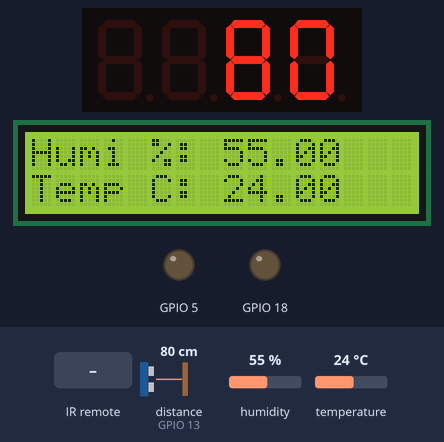
Simulated run of this sketch. Board: ESP32. Shown: 4-digit seven-segment display, 16×2 character LCD, output pins drawn as LEDs (lit = HIGH). Wiring (inferred from the names in the program): ultrasonic range finder: trigger GPIO 12; echo GPIO 13. Dashed ring = blinking. The inputs (shaded band) are chosen by the test bench; at power-on: distance to the obstacle (sensor on GPIO 13) 80 cm, humidity 55 %, temperature 24 °C. Pins used as bus, display or sensor lines are not drawn; what the sketch prints to the serial monitor is not drawn.

Above: at 5.3 s.
5.4 s: infrared code 0x4B received
At 5.55 s:
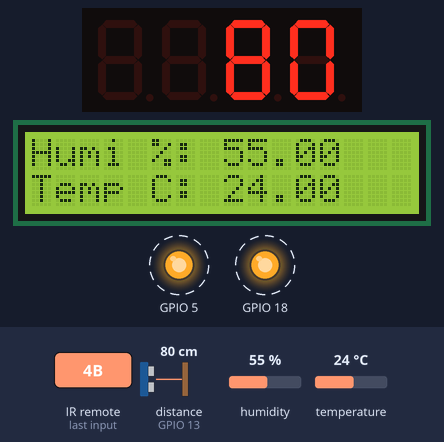
8.3 s: distance to the obstacle (sensor on GPIO 13) set to 22 cm
At 8.66 s:
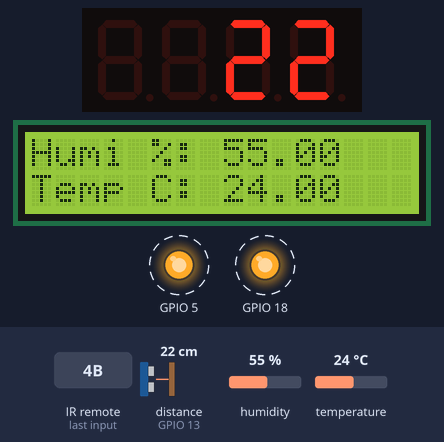
9.8 s: distance to the obstacle (sensor on GPIO 13) set to 18 cm
At 10.8 s:
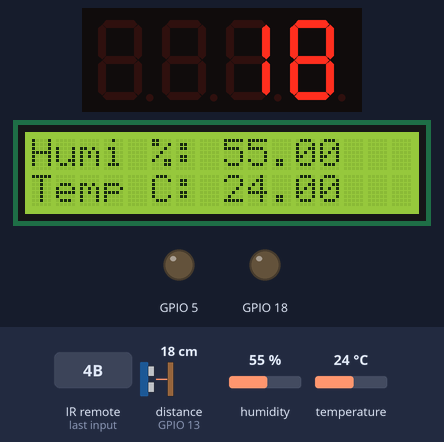
11.3 s: infrared code 0x48 received
At 11.8 s:
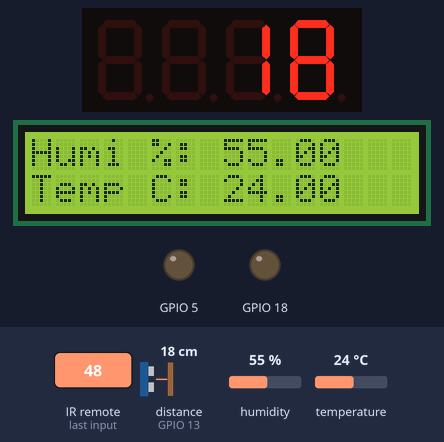
12.8 s: infrared code 0x4A received
At 14.0 s:
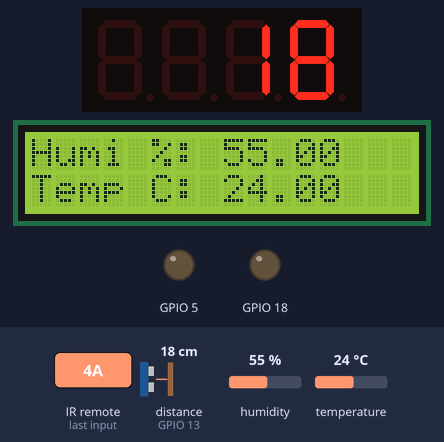
14.3 s: humidity set to 22 %
At 16.0 s:
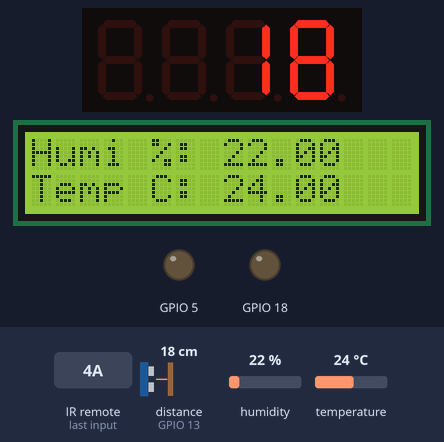
Timing chart, 0 to 17.5 s (numbered marks = the images above; inputs shaded):
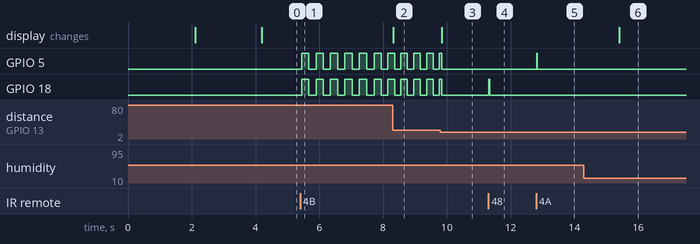

Measured:
- the behaviour switches between 20 and 19 cm on distance to the obstacle (sensor on GPIO 13) (found by bisection; images 2 and 3)
- after the input at 5.4 s, GPIO 5, GPIO 18: alternates HIGH for 0.23 s and LOW for 0.23 s, starting at once
- after the input at 8.3 s, the display: changes at once (image 2)
- after the input at 9.8 s, the display: changes at once (image 3)
- after the input at 11.3 s, GPIO 18: LOW → HIGH at once, → LOW 0.03 s later
- after the input at 12.8 s, GPIO 5: LOW → HIGH at once, → LOW 0.02 s later
- after the input at 14.3 s, the display: changes after 1.1 s (image 6)

The sketch:

Lab_ESP32_Experiments_WIFI.ino
```cpp
/*
   Point your web browser to http://192.168.4.1/
*/

#include <WiFi.h>
#include <WiFiClient.h>
#include <WiFiAP.h>
#include <WebServer.h>
#include <ArduinoJson.h>

#include "components.h"

// Set these to your desired credentials.
const char *ssid = "ESP32";
const char *password = "12345678";

WebServer server(80);

String json;
bool data_ready = false;

const char webpage[] PROGMEM = R"=====(
<!DOCTYPE html>
<html>
<head>
<meta name="viewport" content="width=device-width, initial-scale=1">
<style>
   html { font-family: Helvetica; display: inline-block; margin: 0px auto; text-align: center;}
   .button { background-color: #195B6A; border: none; color: white; padding: 3px 10px;
            width:150px; height: 30px;text-decoration: none; font-size: 18px; margin: 2px; cursor: pointer;}
</style>
</head>
<title>Small Car</title>
<body>
<h1 align=center>Small Car</h1>
<p><button class="button" onclick="send('Go')">Go</button></p>
<p><button class="button" onclick="send('Stop')">STOP</button></p>
<p><button class="button" onclick="send('Back')">BACK</button></p>
<p><button class="button" onclick="send('Left')">Turn Left</button></p>
<p><button class="button" onclick="send('Right')">Turn Right</button></p>
<p><button class="button" onclick="send('UpSpeed')">Speed Up</button></p>
<p><button class="button" onclick="send('DownSpeed')">Speed Down</button></p>
<div><h2>
  Distance(cm): <span id="distance_val">0</span><br>
  </h2>
  <h3>Left Speed:&nbsp<span id="left_speed_val">0</span>
      &nbspRight Speed:&nbsp<span id="right_speed_val">0</span><br>
  </h3>
  <h2> Motor State: <span id="state">NA</span> </h2>
</div>
<div>
  <h3>Temp:&nbsp<span id="temp_val">0</span>
      &nbspHumi:&nbsp<span id="humi_val">0</span><br>
  </h3>
</div>
<script>
function send(motor_cmd)
{
  var xhttp = new XMLHttpRequest();
  xhttp.onreadystatechange = function() {
    if (this.readyState == 4 && this.status == 200) {
      document.getElementById("state").innerHTML = this.responseText;
    }
  };
  xhttp.open("GET", "motor_set?state="+motor_cmd, true);
  xhttp.send();
}

setInterval(function()
{
  getData();
}, 1000);

function getData() {
  var xhttp = new XMLHttpRequest();
  xhttp.onreadystatechange = function() {
    if (this.readyState == 4 && this.status == 200) {
      var dataobj=JSON.parse(this.responseText);
      document.getElementById("distance_val").innerHTML = dataobj.distance;
      document.getElementById("left_speed_val").innerHTML = dataobj.left_speed;
      document.getElementById("right_speed_val").innerHTML = dataobj.right_speed;

      document.getElementById("temp_val").innerHTML = dataobj.temp;
      document.getElementById("humi_val").innerHTML = dataobj.humi;

    }
  };
  xhttp.open("GET", "data_read", true);
  xhttp.send();
}
</script>
</body>
</html>
)=====";

void handleRoot() {
  String s = webpage;
  server.send(200, "text/html", s);
}

void handleMotor() {
  String motor_cmd = server.arg("state");
  Serial.println(motor_cmd);
  server.send(200, "text/plane", motor_cmd);

  webclient_cmd(motor_cmd);
}

void handleSensor() {
  if (data_ready) {
    server.send(200, "text/json", json);
  } else {
    server.send(503, "text/plane", "none data");
  }
}

void webclient_cmd(String motor_cmd) {
  if (motor_cmd.compareTo("Go") == 0) {
    cur_dev_cmd = DEV_GO;
  } else if (motor_cmd.compareTo("Back") == 0) {
    cur_dev_cmd = DEV_BACK;
  } else if (motor_cmd.compareTo("Left") == 0) {
    cur_dev_cmd = DEV_LEFT;
  } else if (motor_cmd.compareTo("Right") == 0) {
    cur_dev_cmd = DEV_RIGHT;
  } else if (motor_cmd.compareTo("Stop") == 0) {
    cur_dev_cmd = DEV_STOP;
  } else if (motor_cmd.compareTo("UpSpeed") == 0) {
    cur_dev_cmd = DEV_UP;
  }
  if (motor_cmd.compareTo("DownSpeed") == 0) {
    cur_dev_cmd = DEV_DOWN;
  };
  do_action();
}


void setup() {
  Serial.begin(115200);

  setup_hardware();
  Serial.println();
  Serial.println("Configuring access point...");

  // You can remove the password parameter if you want the AP to be open.
  // a valid password must have more than 7 characters
  if (!WiFi.softAP(ssid, password)) {
    log_e("Soft AP creation failed.");
    while (1)
      ;
  }
  IPAddress myIP = WiFi.softAPIP();
  Serial.print("AP IP address: ");
  Serial.println(myIP);

  server.on("/", handleRoot);
  server.on("/motor_set", handleMotor);
  server.on("/data_read", handleSensor);
  server.begin();
  Serial.println("Server started");
}

void loop() {
  loop_hardware();

  json = "{";
  json += "\"distance\":" + String(distance, 10);
  json += ", \"left_speed\":" + String(10.0, 10);
  json += ", \"right_speed\":" + String(20.0, 10);
  //
  json += ", \"temp\":" + String(Temperature, 10);
  json += ", \"humi\":" + String(Humidity, 10);
  json += "}";
  data_ready = true;
  server.handleClient();
  delay(2);  //allow the cpu to switch to other tasks
}
```

PinDefinitionsAndMore.h
```cpp
// (licence header left out)
/*
 * Pin mapping table for different platforms
 *
 * Platform     IR input    IR output   Tone      Core/Pin schema
 * --------------------------------------------------------------
 * DEFAULT/AVR  2           3           4         Arduino
 * ATtinyX5     0|PB0       4|PB4       3|PB3     ATTinyCore
 * ATtiny167    3|PA3       2|PA2       7|PA7     ATTinyCore
 * ATtiny167    9|PA3       8|PA2       5|PA7     Digispark pro
 * ATtiny3217  18|PA1      19|PA2      20|PA3     MegaTinyCore
 * ATtiny1604   2           3|PA5       %
 * ATtiny816   14|PA1      16|PA3       1|PA5     MegaTinyCore
 * ATtiny1614   8|PA1      10|PA3       1|PA5     MegaTinyCore
 * SAMD21       3           4           5
 * ESP8266      14|D5       12|D6       %
 * ESP32        15          4           27
 * BluePill     PA6         PA7         PA3
 * APOLLO3      11          12          5
 * RP2040       3|GPIO15    4|GPIO16    5|GPIO17
 */
//#define _ACTION_MEASURE_TIMING // For debugging purposes.

#if defined(__AVR__)
#if defined(__AVR_ATtiny25__) || defined(__AVR_ATtiny45__) || defined(__AVR_ATtiny85__) // Digispark board
#include "ATtinySerialOut.hpp" // TX is at pin 2 - Available as Arduino library "ATtinySerialOut". Saves 700 bytes program memory and 70 bytes RAM for ATtinyCore
#define ACTION_RECEIVE_PIN  0
#define ACTION_SEND_PIN     4 // Pin 2 is serial output with ATtinySerialOut. Pin 1 is internal LED and Pin3 is USB+ with pullup on Digispark board.
#define TONE_PIN        3
#define _ACTION_TIMING_TEST_PIN 3

#  elif defined(__AVR_ATtiny87__) || defined(__AVR_ATtiny167__) // Digispark pro board
#include "ATtinySerialOut.hpp" // Available as Arduino library "ATtinySerialOut"
// For ATtiny167 Pins PB6 and PA3 are usable as interrupt source.
#  if defined(ARDUINO_AVR_DIGISPARKPRO)
#define ACTION_RECEIVE_PIN   9 // PA3 - on Digispark board labeled as pin 9
//#define ACTION_RECEIVE_PIN  14 // PB6 / INT0 is connected to USB+ on DigisparkPro boards
#define ACTION_SEND_PIN      8 // PA2 - on Digispark board labeled as pin 8
#define TONE_PIN         5 // PA7 - on Digispark board labeled as pin 5
#define _ACTION_TIMING_TEST_PIN 10 // PA4
#  else
#define ACTION_RECEIVE_PIN  3 // PA3 - on Digispark board labeled as pin 9
#define ACTION_SEND_PIN     2 // PA2 - on Digispark board labeled as pin 8
#define TONE_PIN        7 // PA7 - on Digispark board labeled as pin 5
#  endif

#  elif defined(__AVR_ATtiny88__) // MH-ET Tiny88 board
#include "ATtinySerialOut.hpp" // Available as Arduino library "ATtinySerialOut". Saves 128 bytes program memory
// Pin 6 is TX pin 7 is RX
#define ACTION_RECEIVE_PIN   3 // INT1
#define ACTION_SEND_PIN      4
#define TONE_PIN         9
#define _ACTION_TIMING_TEST_PIN 8

#  elif defined(__AVR_ATtiny1616__)  || defined(__AVR_ATtiny3216__) || defined(__AVR_ATtiny3217__) // Tiny Core Dev board
#define ACTION_RECEIVE_PIN  18
#define ACTION_SEND_PIN     19
#define TONE_PIN        20
#define APPLICATION_PIN  0 // PA4
#undef LED_BUILTIN         // No LED available on the TinyCore 32 board, take the one on the programming board which is connected to the DAC output
#define LED_BUILTIN      2 // PA6

#  elif defined(__AVR_ATtiny816__) // Tiny Core Micro
#define ACTION_RECEIVE_PIN  14 // PA1
#define ACTION_SEND_PIN     16 // PA3
#define TONE_PIN         1 // PA5
#define APPLICATION_PIN  0 // PA4
#undef LED_BUILTIN         // No LED available, take the one which is connected to the DAC output
#define LED_BUILTIN      4 // PB5

#  elif defined(__AVR_ATtiny1614__)
#define ACTION_RECEIVE_PIN   8 // PA1
#define ACTION_SEND_PIN     10 // PA3
#define TONE_PIN         1 // PA5
#define APPLICATION_PIN  0 // PA4

#  elif defined(__AVR_ATtiny1604__)
#define ACTION_RECEIVE_PIN   2 // To be compatible with interrupt example, pin 2 is chosen here.
#define ACTION_SEND_PIN      3
#define APPLICATION_PIN  5

#define tone(...) void()      // Define as void, since TCB0_INT_vect is also used by tone()
#define noTone(a) void()
#define TONE_PIN        42 // Dummy for examples using it

#  elif defined(__AVR_ATmega1284__) || defined(__AVR_ATmega1284P__) \
|| defined(__AVR_ATmega644__) || defined(__AVR_ATmega644P__) \
|| defined(__AVR_ATmega324P__) || defined(__AVR_ATmega324A__) \
|| defined(__AVR_ATmega324PA__) || defined(__AVR_ATmega164A__) \
|| defined(__AVR_ATmega164P__) || defined(__AVR_ATmega32__) \
|| defined(__AVR_ATmega16__) || defined(__AVR_ATmega8535__) \
|| defined(__AVR_ATmega64__) || defined(__AVR_ATmega128__) \
|| defined(__AVR_ATmega1281__) || defined(__AVR_ATmega2561__) \
|| defined(__AVR_ATmega8515__) || defined(__AVR_ATmega162__)
#define ACTION_RECEIVE_PIN      2
#define ACTION_SEND_PIN        13
#define TONE_PIN            4
#define APPLICATION_PIN     5
#define ALTERNATIVE_ACTION_FEEDDEV_BACK_LED_PIN 6 // E.g. used for examples which use LED_BUILDIN for example output.
#define _ACTION_TIMING_TEST_PIN 7

#  else // Default as for ATmega328 like on Uno, Nano, Leonardo, Teensy 2.0 etc.
#define ACTION_RECEIVE_PIN      2 // To be compatible with interrupt example, pin 2 is chosen here.
#define ACTION_SEND_PIN         3
#define TONE_PIN            4
#define APPLICATION_PIN     5
#define ALTERNATIVE_ACTION_FEEDDEV_BACK_LED_PIN 6 // E.g. used for examples which use LED_BUILDIN for example output.
#define _ACTION_TIMING_TEST_PIN 7

#    if defined(ARDUINO_AVR_PROMICRO) // Sparkfun Pro Micro is __AVR_ATmega32U4__ but has different external circuit
// We have no built in LED at pin 13 -> reuse RX LED
#undef LED_BUILTIN
#define LED_BUILTIN         LED_BUILTIN_RX
#    endif
#  endif // defined(__AVR_ATtiny25__)...

#elif defined(ESP8266)
#define FEEDDEV_BACK_LED_IS_ACTIVE_LOW // The LED on my board (D4) is active LOW
#define ACTION_RECEIVE_PIN          14 // D5
#define ACTION_SEND_PIN             12 // D6 - D4/pin 2 is internal LED
#define _ACTION_TIMING_TEST_PIN      2 // D4
#define APPLICATION_PIN         13 // D7

#define tone(...) void()      // tone() inhibits receive timer
#define noTone(a) void()
#define TONE_PIN                42 // Dummy for examples using it

#elif defined(CONFIG_IDF_TARGET_ESP32C3)
#define ACTION_INPUT_PIN             8
#define ACTION_SEND_PIN              9
#define TONE_PIN                10 // ADC2_0
#define APPLICATION_PIN         11

#elif defined(ESP32)
#include <Arduino.h>

// tone() is included in ESP32 core since 2.0.2
#if !defined(ESP_ARDUINO_VERSION_VAL)
#define ESP_ARDUINO_VERSION_VAL(major, minor, patch) 12345678
#endif
#if ESP_ARDUINO_VERSION  <= ESP_ARDUINO_VERSION_VAL(2, 0, 2)
#define TONE_LEDC_CHANNEL        1  // Using channel 1 makes tone() independent of receiving timer -> No need to DEV_STOP receiving timer.
void tone(uint8_t aPinNumber, unsigned int aFrequency){
    ledcAttachPin(aPinNumber, TONE_LEDC_CHANNEL);
    ledcWriteTone(TONE_LEDC_CHANNEL, aFrequency);
}
void tone(uint8_t aPinNumber, unsigned int aFrequency, unsigned long aDuration){
    ledcAttachPin(aPinNumber, TONE_LEDC_CHANNEL);
    ledcWriteTone(TONE_LEDC_CHANNEL, aFrequency);
    delay(aDuration);
    ledcWriteTone(TONE_LEDC_CHANNEL, 0);
}
void noTone(uint8_t aPinNumber){
    ledcWriteTone(TONE_LEDC_CHANNEL, 0);
}
#endif // ESP_ARDUINO_VERSION  <= ESP_ARDUINO_VERSION_VAL(2, 0, 2)

#define ACTION_RECEIVE_PIN          15  // D15
#define ACTION_SEND_PIN              4  // D4
#define TONE_PIN                27  // D27 25 & 26 are DAC0 and 1
#define APPLICATION_PIN         16  // RX2 pin

#elif defined(ARDUINO_ARCH_STM32) || defined(ARDUINO_ARCH_STM32F1) // BluePill
// Timer 3 blocks PA6, PA7, PB0, PB1 for use by Servo or tone()
#define ACTION_RECEIVE_PIN          PA6
#define ACTION_RECEIVE_PIN_STRING   "PA6"
#define ACTION_SEND_PIN             PA7
#define ACTION_SEND_PIN_STRING      "PA7"
#define TONE_PIN                PA3
#define _ACTION_TIMING_TEST_PIN     PA5
#define APPLICATION_PIN         PA2
#define APPLICATION_PIN_STRING  "PA2"
#  if defined(ARDUINO_GENERIC_STM32F103C) || defined(ARDUINO_BLUEPILL_F103C8)
// BluePill LED is active low
#define FEEDDEV_BACK_LED_IS_ACTIVE_LOW
#  endif

#elif defined(ARDUINO_ARCH_APOLLO3) // Sparkfun Apollo boards
#define ACTION_RECEIVE_PIN  11
#define ACTION_SEND_PIN     12
#define TONE_PIN         5

#elif defined(ARDUINO_ARCH_MBED) && defined(ARDUINO_ARCH_MBED_NANO) // Arduino Nano 33 BLE
#define ACTION_RECEIVE_PIN      3   // GPIO15 Start with pin 3 since pin 2|GPIO25 is connected to LED on Pi pico
#define ACTION_SEND_PIN         4   // GPIO16
#define TONE_PIN            5
#define APPLICATION_PIN     6
#define ALTERNATIVE_ACTION_FEEDDEV_BACK_LED_PIN 7 // E.g. used for examples which use LED_BUILDIN for example output.
#define _ACTION_TIMING_TEST_PIN 8

#elif defined(ARDUINO_ARCH_RP2040) // Arduino Nano Connect, Pi Pico with arduino-pico core https://github.com/earlephilhower/arduino-pico
#define ACTION_RECEIVE_PIN      15  // GPIO15 to be compatible with the Arduino Nano RP2040 Connect (pin3)
#define ACTION_SEND_PIN         16  // GPIO16
#define TONE_PIN            17
#define APPLICATION_PIN     18
#define ALTERNATIVE_ACTION_FEEDDEV_BACK_LED_PIN 19 // E.g. used for examples which use LED_BUILDIN for example output.
#define _ACTION_TIMING_TEST_PIN 20

// If you program the Nano RP2040 Connect with this core, then you must redefine LED_BUILTIN
// and use the external reset with 1 kOhm to ground to enter UF2 mode
#undef LED_BUILTIN
#define LED_BUILTIN          6

#elif defined(PARTICLE) // !!!UNTESTED!!!
#define ACTION_RECEIVE_PIN      A4
#define ACTION_SEND_PIN         A5 // Particle supports multiple pins

#define LED_BUILTIN         D7

/*
 * 4 times the same (default) layout for easy adaption in the future
 */
#elif defined(TEENSYDUINO) // Teensy 2.0 is handled at default for ATmega328 like on Uno, Nano, Leonardo etc.
#define ACTION_RECEIVE_PIN      2
#define ACTION_SEND_PIN         3
#define TONE_PIN            4
#define APPLICATION_PIN     5
#define ALTERNATIVE_ACTION_FEEDDEV_BACK_LED_PIN 6 // E.g. used for examples which use LED_BUILDIN for example output.
#define _ACTION_TIMING_TEST_PIN 7

#elif defined(ARDUINO_ARCH_MBED) // Arduino Nano 33 BLE
#define ACTION_RECEIVE_PIN      2
#define ACTION_SEND_PIN         3
#define TONE_PIN            4
#define APPLICATION_PIN     5
#define ALTERNATIVE_ACTION_FEEDDEV_BACK_LED_PIN 6 // E.g. used for examples which use LED_BUILDIN for example output.
#define _ACTION_TIMING_TEST_PIN 7

#elif defined(ARDUINO_ARCH_SAMD) || defined(ARDUINO_ARCH_SAM)
#define ACTION_RECEIVE_PIN      2
#define ACTION_SEND_PIN         3
#define TONE_PIN            4
#define APPLICATION_PIN     5
#define ALTERNATIVE_ACTION_FEEDDEV_BACK_LED_PIN 6 // E.g. used for examples which use LED_BUILDIN for example output.
#define _ACTION_TIMING_TEST_PIN 7

#if !defined(ARDUINO_SAMD_ADAFRUIT)
// On the Zero and others we switch explicitly to SerialUSB
#define Serial SerialUSB
#endif

// Definitions for the Chinese SAMD21 M0-Mini clone, which has no led connected to D13/PA17.
// Attention!!! D2 and D4 are swapped on these boards!!!
// If you connect the LED, it is on pin 24/PB11. In this case activate the next two lines.
//#undef LED_BUILTIN
//#define LED_BUILTIN 24 // PB11
// As an alternative you can choose pin 25, it is the RX-LED pin (PB03), but active low.In this case activate the next 3 lines.
//#undef LED_BUILTIN
//#define LED_BUILTIN 25 // PB03
//#define FEEDDEV_BACK_LED_IS_ACTIVE_LOW // The RX LED on the M0-Mini is active LOW

#elif defined (NRF51) // BBC micro:bit
#define ACTION_RECEIVE_PIN      2
#define ACTION_SEND_PIN         3
#define APPLICATION_PIN     1
#define _ACTION_TIMING_TEST_PIN 4

#define tone(...) void()    // no tone() available
#define noTone(a) void()
#define TONE_PIN           42 // Dummy for examples using it

#else
#warning Board / CPU is not detected using pre-processor symbols -> using default values, which may not fit. Please extend PinDefinitionsAndMore.h.
// Default valued for unidentified boards
#define ACTION_RECEIVE_PIN      2
#define ACTION_SEND_PIN         3
#define TONE_PIN            4
#define APPLICATION_PIN     5
#define ALTERNATIVE_ACTION_FEEDDEV_BACK_LED_PIN 6 // E.g. used for examples which use LED_BUILDIN for example output.
#define _ACTION_TIMING_TEST_PIN 7
#endif // defined(ESP8266)

#if defined(ESP32) || defined(ARDUINO_ARCH_RP2040) || defined(PARTICLE) || defined(ARDUINO_ARCH_MBED)
#define SEND_PWM_BY_TIMER // We do not have pin restrictions for this CPU's, so lets use the hardware PWM for send carrier signal generation
#else
# if defined(SEND_PWM_BY_TIMER)
#undef ACTION_SEND_PIN // SendPin is determined by timer! This avoids warning in IRTimer.hpp
#  endif
#endif

#if !defined (FLASHEND)
#define FLASHEND 0xFFFF // Dummy value for platforms where FLASHEND is not defined
#endif
#if !defined (RAMEND)
#define RAMEND 0xFFFF // Dummy value for platforms where RAMEND is not defined
#endif
#if !defined (RAMSIZE)
#define RAMSIZE 0xFFFF // Dummy value for platforms where RAMSIZE is not defined
#endif

/*
 * Helper macro for getting a macro definition as string
 */
#if !defined(STR_HELPER)
#define STR_HELPER(x) #x
#define STR(x) STR_HELPER(x)
#endif
```

Source omitted: component_dht11.h (1530 bytes), components.h (5192 bytes)
